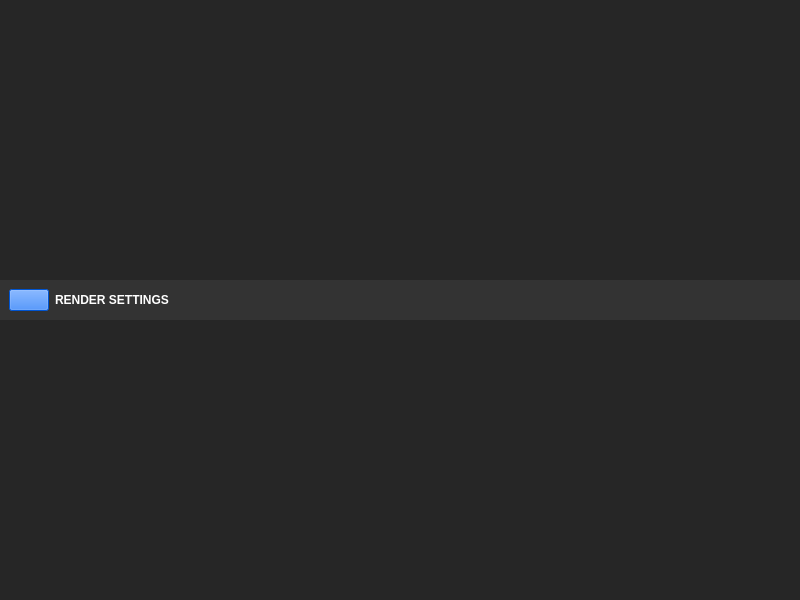
<?xml version="1.0" encoding="UTF-8"?>
<ui version="4.0">
 <class>RenderSettingsWidget</class>
 <widget class="QWidget" name="RenderSettingsWidget">
  <property name="geometry">
   <rect>
    <x>0</x>
    <y>0</y>
    <width>800</width>
    <height>600</height>
   </rect>
  </property>
  <property name="windowTitle">
   <string>Render Settings</string>
  </property>
  <property name="styleSheet">
   <string notr="true">#RenderSettingsWidget {
	background: #262626;
}</string>
  </property>
  <layout class="QVBoxLayout" name="verticalLayout">
   <property name="spacing">
    <number>0</number>
   </property>
   <property name="leftMargin">
    <number>0</number>
   </property>
   <property name="topMargin">
    <number>0</number>
   </property>
   <property name="rightMargin">
    <number>0</number>
   </property>
   <property name="bottomMargin">
    <number>0</number>
   </property>
   <item>
    <widget class="QWidget" name="widget" native="true">
     <property name="sizePolicy">
      <sizepolicy hsizetype="Preferred" vsizetype="Fixed">
       <horstretch>0</horstretch>
       <verstretch>0</verstretch>
      </sizepolicy>
     </property>
     <property name="styleSheet">
      <string notr="true">#widget {
	background: #333333;
}</string>
     </property>
     <layout class="QHBoxLayout" name="horizontalLayout">
      <item>
       <widget class="MediaControl" name="pushButton">
        <property name="enabled">
         <bool>false</bool>
        </property>
        <property name="sizePolicy">
         <sizepolicy hsizetype="Fixed" vsizetype="Fixed">
          <horstretch>0</horstretch>
          <verstretch>0</verstretch>
         </sizepolicy>
        </property>
        <property name="styleSheet">
         <string notr="true">background: #0066ff;</string>
        </property>
        <property name="icon">
         <iconset resource="icons.qrc">
          <normaloff>:/render/gear</normaloff>:/render/gear</iconset>
        </property>
       </widget>
      </item>
      <item>
       <widget class="QLabel" name="label">
        <property name="styleSheet">
         <string notr="true">color: white;</string>
        </property>
        <property name="text">
         <string>&lt;html&gt;&lt;head/&gt;&lt;body&gt;&lt;p&gt;&lt;span style=&quot; font-weight:600;&quot;&gt;RENDER SETTINGS&lt;/span&gt;&lt;/p&gt;&lt;/body&gt;&lt;/html&gt;</string>
        </property>
       </widget>
      </item>
     </layout>
    </widget>
   </item>
  </layout>
 </widget>
 <customwidgets>
  <customwidget>
   <class>MediaControl</class>
   <extends>QPushButton</extends>
   <header>mediacontrol.h</header>
  </customwidget>
 </customwidgets>
 <resources>
  <include location="icons.qrc"/>
 </resources>
 <connections/>
</ui>
